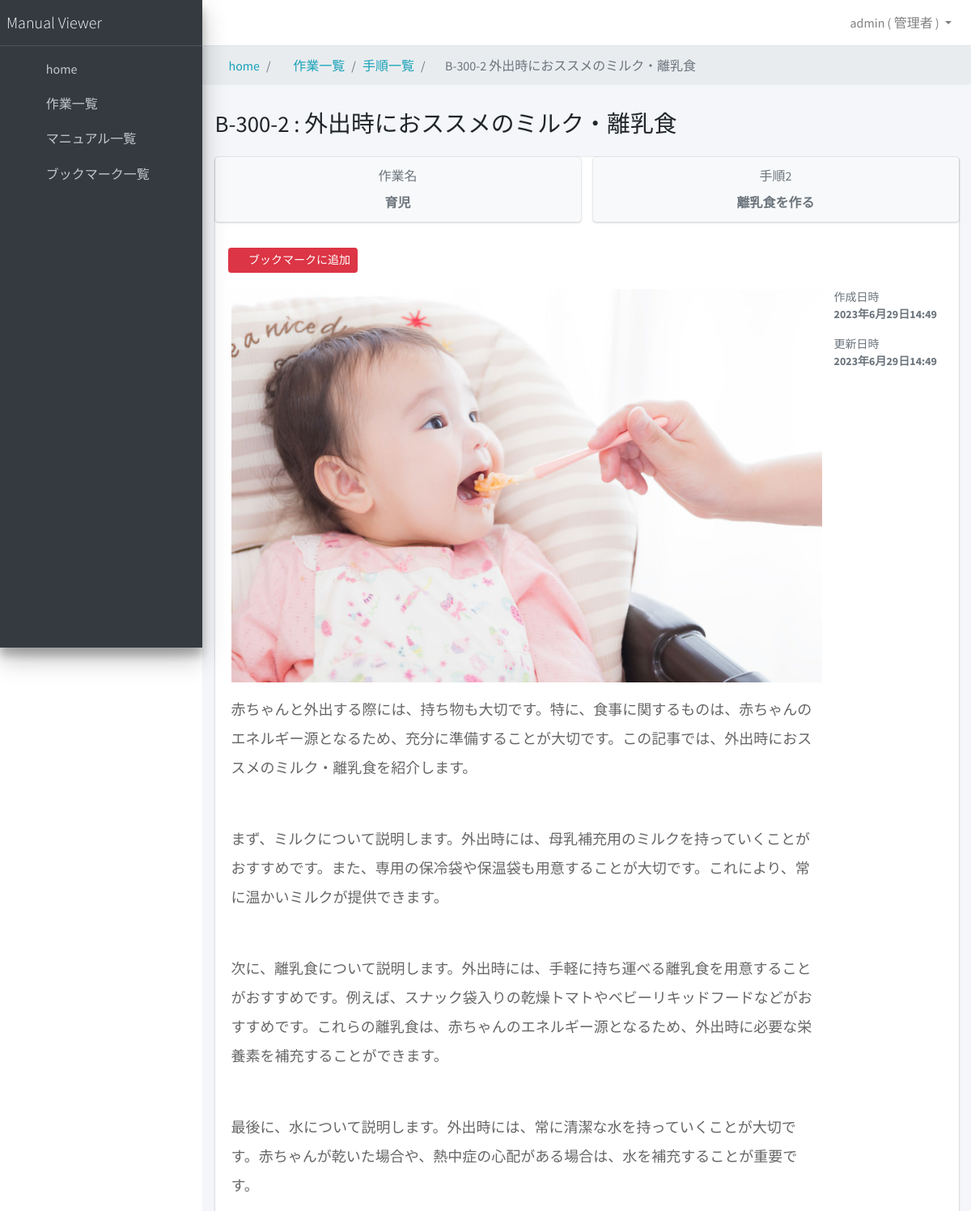
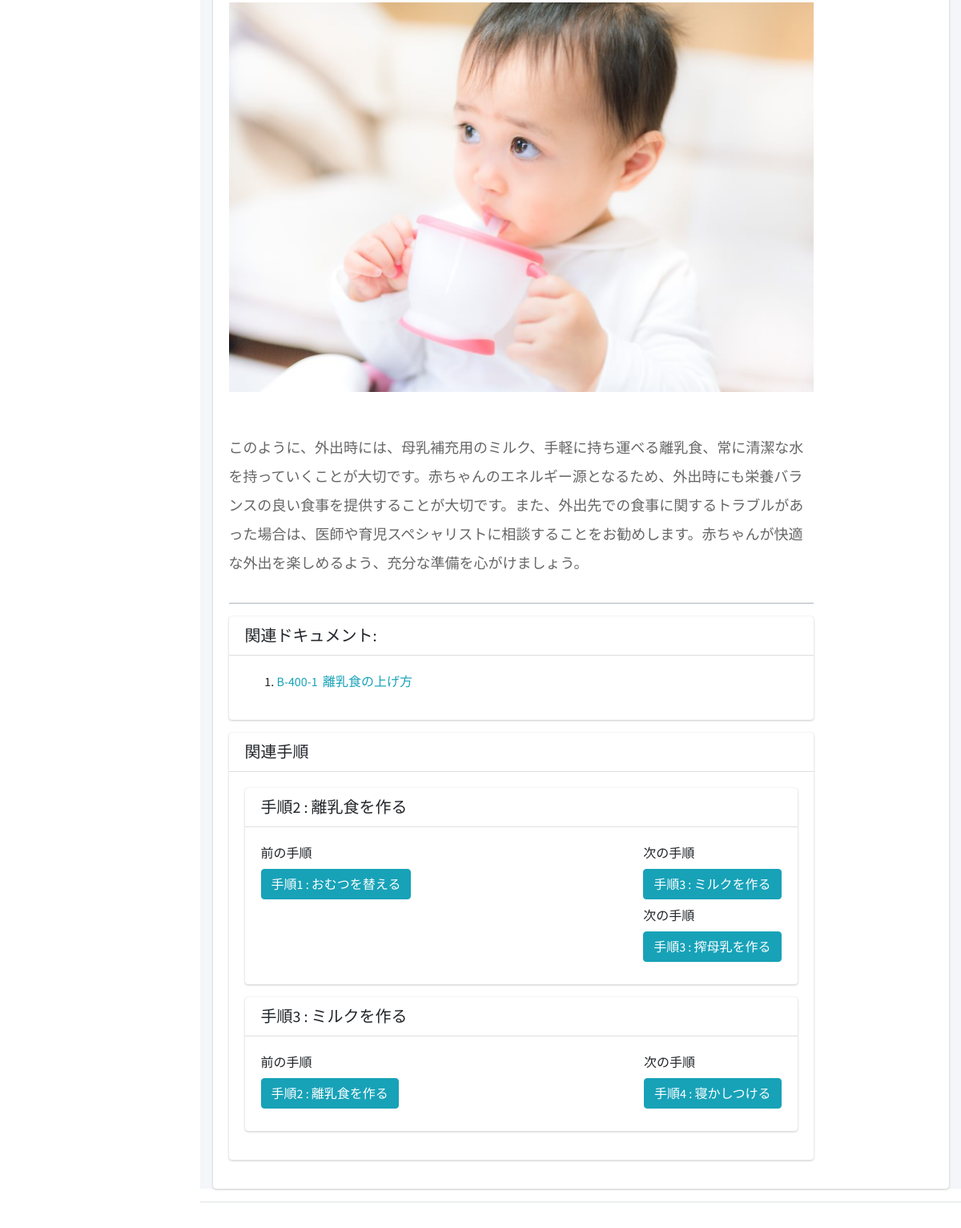
/manualapp/document/5/ (signed in), run on the app's committed database (2 pictures, top to bottom).
### manualapp/models.py (models this page shows, shortened)
class CustomUser(AbstractUser):
    username = models.CharField(max_length=150, unique=False, verbose_name="ユーザー名")
    email = models.EmailField(unique=True, verbose_name="メールアドレス")
    department = models.ForeignKey(
        Department,
        verbose_name="部署",
        on_delete=models.PROTECT,
        null=True,
        blank=True,
        help_text="管理者以外は所属している部署のマニュアルのみ参照可能です。",
    )
    is_active = models.BooleanField(
        default=True,
        verbose_name="利用中",
        help_text="退職者等、利用しないユーザーは削除せずにこのチェックを外してください。",
    )
    is_staff = models.BooleanField(
        default=False,
        verbose_name="管理者",
        help_text="チェックすると管理者サイトへのログイン、すべてのマニュアルの参照が可能になります。",
    )
    created_at = models.DateTimeField(verbose_name="作成日時", auto_now_add=True)
    updated_at = models.DateTimeField(verbose_name="更新日時", auto_now=True)
    objects = CustomUserManager()
    USERNAME_FIELD = "email"
    REQUIRED_FIELDS = ["username"]
    class Meta:
        verbose_name = "ユーザー"
        verbose_name_plural = "ユーザー"

class Document(models.Model):
    document_number = models.CharField(verbose_name="ドキュメント番号", max_length=255)
    document_title = models.CharField(verbose_name="ドキュメントタイトル", max_length=255)
    document_filename = models.CharField(
        verbose_name="ドキュメントファイル名", max_length=255, null=True, blank=True
    )
    document_content = RichTextUploadingField(verbose_name="ドキュメント内容")
    created_at = models.DateTimeField(verbose_name="作成日時", auto_now_add=True)
    updated_at = models.DateTimeField(verbose_name="更新日時", auto_now=True)
    class Meta:
        verbose_name = "マニュアル"
        verbose_name_plural = "マニュアル"
    def __str__(self):
        return self.document_number + " " + self.document_title

class Task(models.Model):
    name = models.CharField(verbose_name="作業名", max_length=255)
    category = models.ForeignKey(
        Category,
        verbose_name="カテゴリ",
        null=True,
        blank=True,
        on_delete=models.CASCADE,
        help_text="カテゴリ名、部署名で検索できます。",
    )
    created_at = models.DateTimeField(verbose_name="作成日時", auto_now_add=True)
    updated_at = models.DateTimeField(verbose_name="更新日時", auto_now=True)
    class Meta:
        verbose_name = "作業"
        verbose_name_plural = "作業"

class Step(models.Model):
    name = models.CharField(verbose_name="手順名", max_length=255)
    task = models.ForeignKey(Task, verbose_name="作業", on_delete=models.CASCADE)
    order = models.PositiveIntegerField(
        default=1,
        verbose_name="ステップ",
        help_text="手順一覧での表示順です。",
    )
    next_steps = models.ManyToManyField(
        "self",
        verbose_name="後手順",
        blank=True,
        symmetrical=False,
        related_name="previous_steps",
        help_text="手順名、作業名で検索できます。",
    )
    documents = models.ManyToManyField(
        Document,
        verbose_name="関連ドキュメント",
        blank=True,
        help_text="ドキュメント番号、ドキュメントタイトルで検索できます。",
    )
    created_at = models.DateTimeField(verbose_name="作成日時", auto_now_add=True)
    updated_at = models.DateTimeField(verbose_name="更新日時", auto_now=True)
    class Meta:
        verbose_name = "作業手順"
        verbose_name_plural = "作業手順"
        ordering = ["order"]

### manualapp/views.py (the view)
# urls.py: path("document/<int:pk>/", DocumentDetailView.as_view(), name="document_detail"),
class DocumentDetailView(LoginRequiredMixin, DetailView):
    model = Document
    template_name = "document_detail.html"
    def get_object(self, queryset=None):
        document = super().get_object(queryset)
        if self.request.user.is_staff:
            return document
        for step in document.step_set.all():
            if step.task.category.department == self.request.user.department:
                return document
        else:
            raise PermissionDenied
    def get_context_data(self, **kwargs):
        context = super().get_context_data(**kwargs)
        context["is_bookmarked"] = Bookmark.objects.filter(
            user=self.request.user, document=self.object
        ).exists()
        related_step = self.object.step_set.first()  # ここを修正
        if related_step is not None:
            context["task_id"] = related_step.task.id
            context["task_name"] = related_step.task.name
            context["step_name"] = related_step.name
            context["step_order"] = related_step.order
            context["related_documents"] = related_step.documents.exclude(
                id=self.object.id
            )
        else:
            context["task_id"] = None
            context["task_name"] = None
            context["step_name"] = None
            context["related_documents"] = Document.objects.none()
        return context

### manualapp/templates/document_detail.html (shortened to what this page needs)
{% extends 'base.html' %}
{% load static %}
{% block extra_css %}
<link rel="stylesheet" type="text/css" href="{% static 'manualapp/document_detail.css' %}" />
<link rel="stylesheet" href="{%static 'ckeditor/ckeditor/contents.css' %}">
{% endblock %}
{% block breadcrumb %}
<li class="breadcrumb-item"><a href="{% url 'task_list' %}">
		<i class="fas fa-briefcase mr-1"></i>
		作業一覧</a>
</li>
{% if task_id %}
<li class="breadcrumb-item">
	<a href="{% url 'task_step_list' task_id %}">手順一覧</a>
</li>
{% endif %}
<li class="breadcrumb-item active" aria-current="page">
	<i class="far fa-file-alt mr-1"></i>{{ object }}
</li>
{% endblock %}
{% block content_title %} {{ document.document_number }}&nbsp;:&nbsp;{{ document.document_title }}{% endblock %}
{% block content %}
<div class="card">
	<div class="row">
		<div class="col-12 col-sm-6">
			{% if task_id %}
			<a href="{% url 'task_step_list' task_id %}">
				{% endif %}
				<div class="info-box bg-light">
					<div class="info-box-content">
						<span class="info-box-text text-center text-muted">作業名</span>
						<span class="info-box-number text-center text-muted mb-0">
							{% if task_name %}
							{{ task_name }}
							{% else %}
							このドキュメントはタスクに紐づいていません
							{% endif %}
						</span>
					</div>
				</div>
				{% if task_id %}
			</a>
			{% endif %}
		</div>
		<div class="col-12 col-sm-6">
			<div class="info-box bg-light">
				<div class="info-box-content">
					<span class="info-box-text text-center text-muted">
						{% if step_name %}
						手順{{ step_order }}
						{% else %}
						手順
						{% endif %}
					</span>
					<span class="info-box-number text-center text-muted mb-0">
						{% if step_name %}
						{{ step_name }}
						{% else %}
						このドキュメントは手順に紐づいていません。
						{% endif %}
					</span>
				</div>
			</div>
		</div>
	</div>
	<div class="card-title">
		{% if user.is_authenticated %}
		{% if is_bookmarked %}
		<button type="button" id="bookmarkButton" class="btn btn-sm btn-secondary mt-3 mx-3">
			<i class="far fa-bookmark"></i>&nbsp;&nbsp;ブックマークを削除
		</button>
		{% else %}
		<button type="button" id="bookmarkButton" class="btn btn-sm btn-danger mt-3 mx-3">
			<i class="fas fa-bookmark"></i>&nbsp;&nbsp;ブックマークに追加
		</button>
		{% endif %}
		{% endif %}
	</div>
	<div class="card-body">
		<div class="row">
			<div class="col-12 col-md-12 col-lg-10 order-1 order-md-1">
				<div class="row">
					<div class="col-12">
						<div class="post document-content">
							{{ document.document_content|safe }}
						</div>
						{% if related_documents %}
						<div class="card">
							<div class="card-header h5">関連ドキュメント:</div>
							<div class="card-body">
								<ol>
									{% for related_document in related_documents %}
									<li>
										<a href="{% url 'document_detail' related_document.pk %}">
											{{ related_document.document_number}}&nbsp;&nbsp;{{ related_document.document_title }}
										</a>
									</li>
									{% endfor %}
								</ol>
							</div>
						</div>
						{% endif %}
						{% if step_name %}
						<div class="card">
							<div class="card-header h5">関連手順</div>
							<div class="card-body">
								{% for step in document.step_set.all %}
								<div class="card">
									<div class="card-header h5">手順{{ step.order }}&nbsp;:&nbsp;{{ step.name }}</div>
									<div class="card-body">
										<div class="row justify-content-between">
											<div class="col-auto mr-auto">
												{% for previous_step in step.previous_steps.all %}
												前の手順
												{% if previous_step.documents.first %}
												<div class="text-center mt-2 mb-2">
													<a href="{% url 'document_detail' previous_step.documents.first.pk %}" class="btn btn btn-info">
														手順{{ previous_step.order }}&nbsp;:&nbsp;{{ previous_step.name }}
													</a>
												</div>
												{% else %}
												手順{{ previous_step.order }}&nbsp;:&nbsp;{{ previous_step.name }} (マニュアル未登録)
												{% endif %}
												{% endfor %}
											</div>
											<div class="col-auto">
												{% for next_step in step.next_steps.all %}
												次の手順
												{% if next_step.documents.first %}
												<div class="text-center mt-2 mb-2">
													<a href="{% url 'document_detail' next_step.documents.first.pk %}" class="btn btn btn-info">
														手順{{ next_step.order }}&nbsp;:&nbsp;{{ next_step.name }}
													</a>
												</div>
												{% else %}
												手順{{ next_step.order }}&nbsp;:&nbsp;{{ next_step.name }} (マニュアル未登録)
												{% endif %}
												{% endfor %}
											</div>
										</div>
									</div>
								</div>
								{% endfor %}
							</div>
						</div>
						{% endif %}
					</div>
				</div>
			</div>
			<div class="col-12 col-md-12 col-lg-2 order-2 order-md-2">
				<div class="text-muted">
					<p class="text-sm">作成日時
						<b class="d-block">{{ document.created_at }}</b>
					</p>
					<p class="text-sm">更新日時
						<b class="d-block">{{ document.updated_at }}</b>
					</p>
				</div>
			</div>
		</div>
	</div>
</div>
{% endblock %}

### manualapp/templates/base.html (shortened to what this page needs)
{% load static %}
<!DOCTYPE html>
<html lang="ja">
<head>
  <link rel="stylesheet" href="{%static 'AdminLTE-3.2.0/plugins/fontawesome-free/css/all.min.css' %}">
  <link rel="stylesheet" href="https://code.ionicframework.com/ionicons/2.0.1/css/ionicons.min.css">
  <link rel="stylesheet" href="{%static 'AdminLTE-3.2.0/plugins/icheck-bootstrap/icheck-bootstrap.min.css' %}">
  {% block extra_css %}{% endblock %}
  <link rel="stylesheet" href="{%static 'AdminLTE-3.2.0/dist/css/adminlte.min.css' %}">
  <link rel="stylesheet" href="{%static 'AdminLTE-3.2.0/plugins/overlayScrollbars/css/OverlayScrollbars.min.css' %}">
  <link rel="stylesheet" href="{%static 'AdminLTE-3.2.0/plugins/datatables-bs4/css/dataTables.bootstrap4.min.css' %}">
</head>
<body class="hold-transition sidebar-mini layout-fixed accent-info">
  <div class="wrapper">
    <nav class="main-header navbar navbar-expand navbar-white navbar-light">
      <ul class="navbar-nav">
        <li class="nav-item">
          <a class="nav-link" data-widget="pushmenu" href="#" role="button"><i class="fas fa-bars"></i></a>
        </li>
      </ul>
      <ul class="navbar-nav ml-auto">
        {% if user.is_authenticated %}
        <li class="nav-item dropdown">
          <a class="nav-link dropdown-toggle" href="#" id="navbarDropdownMenuLink" role="button" data-toggle="dropdown" aria-haspopup="true" aria-expanded="false">
            {% if user.is_staff %}
            {{ user.username }}&nbsp;(&nbsp;管理者&nbsp;)
            {% else %}
            {{ user.username }} ( {{ user.department|default_if_none:'部署未登録' }} )
            {% endif %}
          </a>
        </li>
        {% endif %}
      </ul>
    </nav>
    <aside class="main-sidebar sidebar-dark-lightblue elevation-4">
      <a href="{% url 'home' %}" class="brand-link">
        <span class="brand-text font-weight-light">Manual Viewer</span>
      </a>
      <div class="sidebar">
        <nav class="mt-2">
          <ul class="nav nav-pills nav-sidebar flex-column" data-widget="treeview" role="menu" data-accordion="false">
            <li class="nav-item">
              <a href="{% url 'home' %}" class="nav-link {% if request.resolver_match.url_name == 'home' %}active{% endif %}">
                <i class="nav-icon fas fa-home"></i>
                <p>
                  home
                </p>
              </a>
            <li class="nav-item">
              <a href="{% url 'task_list' %}" class="nav-link {% if request.resolver_match.url_name == 'task_list' %}active{% endif %}">
                <i class="fas fa-briefcase nav-icon"></i>
                <p>作業一覧</p>
              </a>
            </li>
            <li class="nav-item">
              <a href="{% url 'document_list' %}" class="nav-link {% if request.resolver_match.url_name == 'document_list' %}active{% endif %}">
                <i class="far fa-file-alt nav-icon"></i>
                <p>マニュアル一覧</p>
              </a>
            </li>
            <li class="nav-item">
              <a href="{% url 'bookmark_list' %}" class="nav-link {% if request.resolver_match.url_name == 'bookmark_list' %}active{% endif %}">
                <i class="far fa-bookmark nav-icon"></i>
                <p>ブックマーク一覧</p>
              </a>
            </li>
            </li>
          </ul>
        </nav>
      </div>
    </aside>
    <div class="content-wrapper">
      <nav aria-label="breadcrumb">
        <ol class="breadcrumb">
          <li class="breadcrumb-item"><a href="{% url 'home' %}"><i class="fas fa-home mr-1"></i>home</a></li>
          {% block breadcrumb %}
          {% endblock %}
        </ol>
      </nav>
      <div class="content-header">
        <div class="container-fluid">
          <div class="row mb-2">
            <div class="col-12">
              <h1 class="m-0">{% block content_title %}{% endblock %}</h1>
            </div>
          </div>
        </div>
      </div>
      <section class="content">
        <div class="container-fluid">
          {% block content %}{% endblock %}
        </div>
      </section>
    </div>
    <footer class="main-footer">
    </footer>
  </div>
</body>
</html>

### static/manualapp/document_detail.css (style rules this page uses)
.card { max-width: 980px !important; }
div.document-content { font-size: 18px; line-height: 2; margin: 0 0 16px; font-family: "メイリオ",Meiryo,sans-serif; }
img { width: 100% !important; height: auto !important; }

### data on the page
CustomUser: username "admin"
Document: document_number+document_title "B-300-2 外出時におススメのミルク・離乳食", document_number "B-300-2", document_title "外出時におススメのミルク・離乳食", document_content (picture), document_content "赤ちゃんと外出する際には、持ち物も大切です。特に、食事に関するものは、赤ちゃんのエネルギー源となるため、充分に準備することが大切です。この記事では、外出時におススメのミルク・離乳食を紹介します。 まず、ミルクについて説明します。外出時には、母乳補充用のミルクを持っていくことがおすすめです。また、専用の保冷袋や保温袋も用意することが大切です。これにより、常に温かいミルクが提供できます。 次に、離乳食について説明します。外出時には、手軽に持ち運べる離乳食を用意することがおすすめです。例えば、スナック袋入りの乾燥トマトやベビーリキッドフードなどがおすすめです。これらの離乳食は、赤ちゃんのエネルギー源となるため、外出時に必要な栄養素を補充することができます。 最後に、水について説明します。外出時には、常に清潔な水を持っていくことが大切です。赤ちゃんが乾いた場合や、熱中症の心配がある場合は、水を補充することが重要です。 このように、外出時には、母乳補充用のミルク、手軽に持ち運べる離乳食、常に清潔な水を持っていくことが大切です。赤ちゃんのエネルギー源となるため、外出時にも栄養バランスの良い食事を提供することが大切です。また、外出先での食事に関するトラブルがあった場合は、医師や育児スペシャリストに相談することをお勧めします。赤ちゃんが快適な外出を楽しめるよう、充分な準備を心がけましょう。", created_at "2023年6月29日14:49", updated_at "2023年6月29日14:49"
Task: name "育児"
Step: name "離乳食を作る", order "2"
Document: document_number "B-400-1", document_title "離乳食の上げ方"
Step: order "1", name "おむつを替える"
Step: order "3", name "ミルクを作る"
Step: order "3", name "搾母乳を作る"
Step: order "4", name "寝かしつける"

### other printed values
{{ step_order }} "2"
